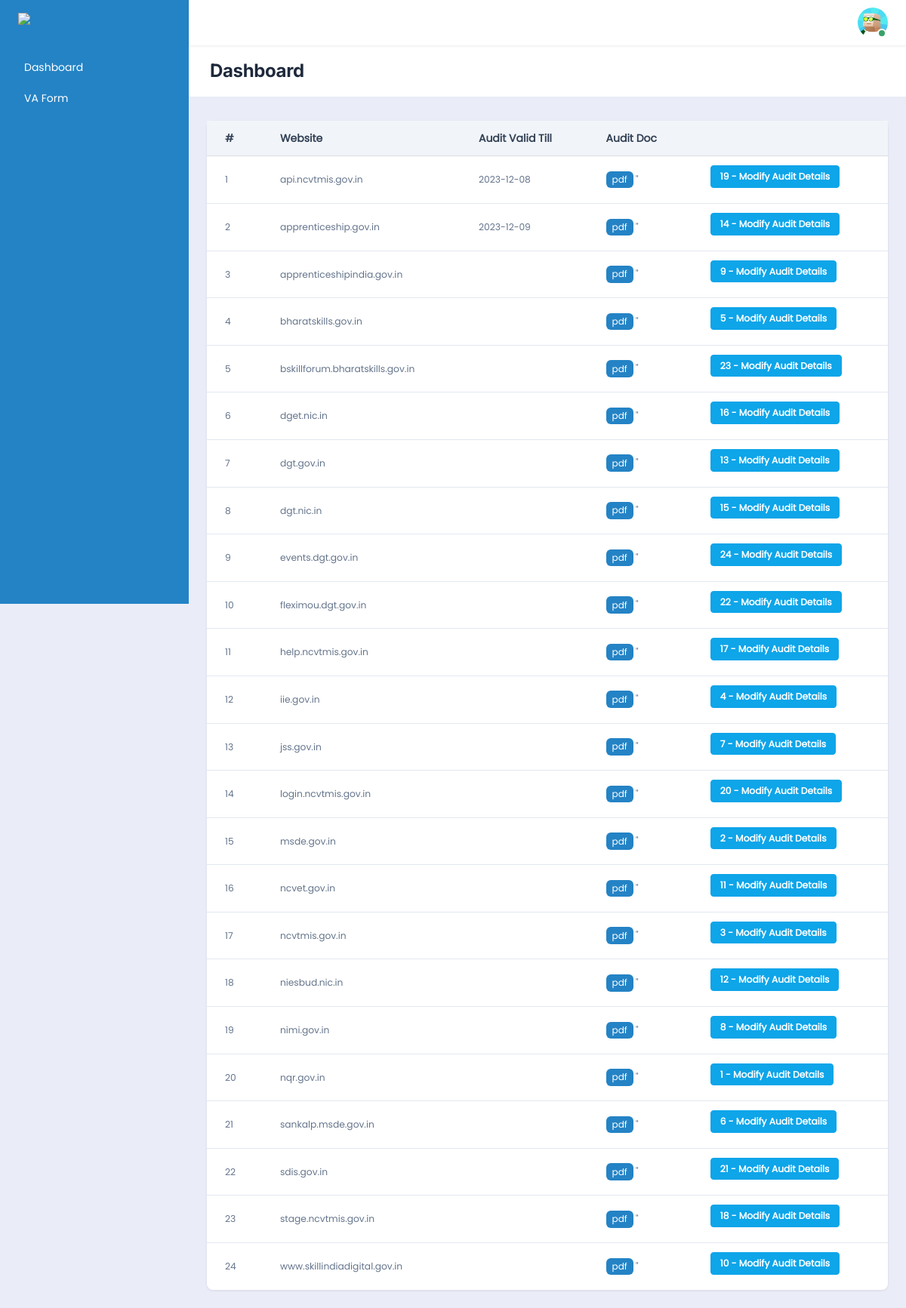
Screenshot of /nodal/security-audit-form.php (signed in) with the database file from the repository.
### tables this page shows
CREATE TABLE `domain_data` (
  `id` int NOT NULL,
  `Domain_Name` varchar(255) DEFAULT NULL,
  `Private_IP` varchar(255) DEFAULT NULL,
  `Public_IP` varchar(255) DEFAULT NULL,
  `Audit_Valid_Till` date DEFAULT NULL,
  `Security_Audit_Report` varchar(255) NOT NULL,
  `UserID` int DEFAULT NULL,
  `Status` int DEFAULT NULL,
  `Last_Modified` timestamp NOT NULL DEFAULT CURRENT_TIMESTAMP ON UPDATE CURRENT_TIMESTAMP
);

### nodal/security-audit-form.php (the view, shortened to what this page needs)
<?php
    include "__header.php";
    ?>
                <div class="row bg-white m-n4">
                    <div class="col-lg-12 col-md-12 col-12">
                        <div class="p-3 d-lg-flex justify-content-between align-items-center">
                            <div><h1 class="mb-0 h2 fw-bold">Dashboard</h1></div>
                        </div>
                    </div>
                </div>
                    <div class="row mt-8">
                <div class="col-lg-12 col-md-12 col-12">
            <div class="card rounded-3">
                <div class="table-responsive border-0 overflow-y-hidden">
                                        <table class="table mb-0 text-nowrap table-centered table-hover">
                                                <thead class="table-light bg-white">
                            <tr>
                                                <th>#</th>
                                                <th>Website</th>
                                                <th>Audit Valid Till</th>
                                                <th>Audit Doc</th>
                                                <th></th>
                            </tr>
                        </thead>
                        <tbody>
                            <?php
                                $query = "SELECT id, Domain_Name, Audit_Valid_Till, Security_Audit_Report FROM domain_data ORDER BY Domain_Name;";
                                if($stmt = mysqli_prepare($conn, $query)) {
                                    if(mysqli_stmt_execute($stmt)) {
                                        mysqli_stmt_bind_result($stmt, $id, $Domain_Name, $valid_date, $audit_repot);
                                        $counting = 0;
                                        while (mysqli_stmt_fetch($stmt)) {
                                            $counting++;
                            ?>
                            <tr>
                                <td class='small mb-0'><?php echo $counting; ?></td>
                                <td class='small mb-0'><?php echo $Domain_Name; ?></td>
                                <td class='small mb-0'><?php echo $valid_date; ?></td>
                                <td class='small mb-0'><?php if($audit_repot == ''){ ?><a href="javascript:void(0);" class="badge bg-primary">pdf</a> <?php } else { ?><a href="<?php echo $audit_repot; ?>" class="badge bg-primary" target="_blank">pdf</a> <?php } ?>"</td>
                                <td class='small mb-0'>
                                <button type="button" class="btn btn-sm btn-info mb-2 ms-1 view-data" data-id="<?php echo $id; ?>"><?php echo $id; ?> - Modify Audit Details</button>
                            </tr>
<?php
    }
} else {
    echo "Statement execution failed: " . mysqli_error($conn);
}
} else {
echo "Prepared statement creation failed: " . mysqli_error($conn);
}
?>
                        </tbody>
                    </table>
                </div>
            </div>
        </div>
    </div>
            <?php
    include "__footer.php";
    ?>

### assets/css/custom.css (style rules this page uses)
body { background-color: #eaedf7!important; }
html, body { max-width: 100%; overflow-x: hidden; }
* { font-family: 'Poppins', sans-serif; }

### rows the page displays
domain_data: Domain_Name "api.ncvtmis.gov.in", valid_date "2023-12-08", id "19"
domain_data: Domain_Name "apprenticeship.gov.in", valid_date "2023-12-09", id "14"
domain_data: Domain_Name "apprenticeshipindia.gov.in", shows "pdf", id "9"
domain_data: Domain_Name "bharatskills.gov.in", shows "pdf", id "5"
domain_data: Domain_Name "bskillforum.bharatskills.gov.in", shows "pdf", id "23"
domain_data: Domain_Name "dget.nic.in", shows "pdf", id "16"
domain_data: Domain_Name "dgt.gov.in", shows "pdf", id "13"
domain_data: Domain_Name "dgt.nic.in", shows "pdf", id "15"
domain_data: Domain_Name "events.dgt.gov.in", shows "pdf", id "24"
domain_data: Domain_Name "fleximou.dgt.gov.in", shows "pdf", id "22"
domain_data: Domain_Name "help.ncvtmis.gov.in", shows "pdf", id "17"
domain_data: Domain_Name "iie.gov.in", shows "pdf", id "4"
domain_data: Domain_Name "jss.gov.in", shows "pdf", id "7"
domain_data: Domain_Name "login.ncvtmis.gov.in", shows "pdf", id "20"
domain_data: Domain_Name "msde.gov.in", shows "pdf", id "2"
domain_data: Domain_Name "ncvet.gov.in", shows "pdf", id "11"
domain_data: Domain_Name "ncvtmis.gov.in", shows "pdf", id "3"
domain_data: Domain_Name "niesbud.nic.in", shows "pdf", id "12"
domain_data: Domain_Name "nimi.gov.in", shows "pdf", id "8"
domain_data: Domain_Name "nqr.gov.in", shows "pdf", id "1"
domain_data: Domain_Name "sankalp.msde.gov.in", shows "pdf", id "6"
domain_data: Domain_Name "sdis.gov.in", shows "pdf", id "21"
domain_data: Domain_Name "stage.ncvtmis.gov.in", shows "pdf", id "18"
domain_data: Domain_Name "www.skillindiadigital.gov.in", shows "pdf", id "10"
